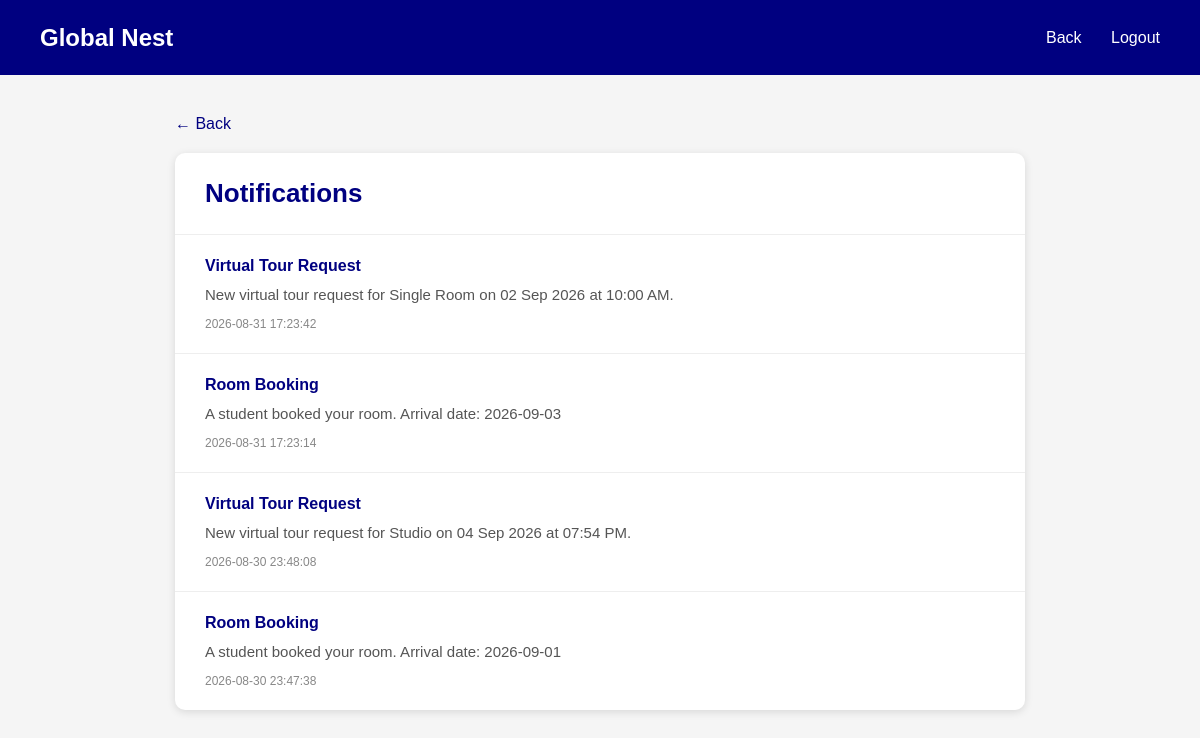
/notifications.php (signed in), run on the app's committed database.
### tables this page shows
CREATE TABLE `notifications` (
  `id` int(11) NOT NULL,
  `user_id` int(11) NOT NULL,
  `booking_id` int(11) DEFAULT NULL,
  `message` text NOT NULL,
  `type` varchar(50) DEFAULT NULL,
  `is_read` int(11) DEFAULT 0,
  `created_at` datetime DEFAULT current_timestamp()
);

### notifications.php (the view, shortened to what this page needs)
<?php
include "DBconnect.php";
if ($_SESSION["userType"] == "provider") {
    $user_id = $_SESSION["Provider_ID"];
} else {
    $user_id = $_SESSION["Std_ID"];
}
$sql = "UPDATE notifications
        SET is_read = 1
        WHERE user_id = '$user_id'";
mysqli_query($conn, $sql);
$sql = "SELECT *
        FROM notifications
        WHERE user_id = '$user_id'
        ORDER BY created_at DESC
        LIMIT 50";
$result = mysqli_query($conn, $sql);
$notifications = array();
while ($row = mysqli_fetch_assoc($result)) {
    $notifications[] = $row;
}
if ($_SESSION["userType"] == "provider") {
    $back_page = "provider_dashboard.php";
} else {
    $back_page = "dashboard.php";
}
?>
<!DOCTYPE html>
<html>
<head>
</head>
<body>
<div class="header">
    <div class="logo">
        <strong>Global Nest</strong>
    </div>
    <div class="nav">
        <a href="<?php echo $back_page; ?>">
            Back
        </a>
        <a href="logout.php">
            Logout
        </a>
    </div>
</div>
<div class="container">
    <a href="<?php echo $back_page; ?>" class="back">
        ← Back
    </a>
    <div class="card">
        <div class="title">
            <h1>
                Notifications
            </h1>
        </div>
        <?php if (count($notifications) > 0) { ?>
            <?php foreach ($notifications as $notification) { ?>
                <div class="item">
                    <div class="type">
                        <?php
                        if (!empty($notification["type"])) {
                            echo htmlspecialchars(
                                $notification["type"]
                            );
                        } else {
                            echo "Notification";
                        }
                        ?>
                    </div>
                    <div class="message">
                        <?php
                        echo htmlspecialchars(
                            $notification["message"]
                        );
                        ?>
                    </div>
                    <?php if (!empty($notification["created_at"])) { ?>
                        <div class="time">
                            <?php
                            echo htmlspecialchars(
                                $notification["created_at"]
                            );
                            ?>
                        </div>
                    <?php } ?>
                </div>
            <?php } ?>
        <?php } ?>
    </div>
</div>
</body>
</html>

### notifications.php (style rules this page uses)
* { box-sizing: border-box; }
body { margin: 0; font-family: Arial, sans-serif; background-color: #f5f5f5; color: #222; }
.header { height: 75px; background-color: #000080; color: white; display: flex; justify-content: space-between; align-items: center; padding: 0 40px; }
.logo { font-size: 24px; }
.nav a { color: white; text-decoration: none; margin-left: 25px; font-size: 16px; }
.container { width: 90%; max-width: 850px; margin: 40px auto 60px auto; }
.back { display: inline-block; color: #000080; text-decoration: none; font-size: 16px; margin-bottom: 20px; }
.card { background-color: white; border-radius: 10px; box-shadow: 0 2px 8px rgba(0, 0, 0, 0.12); }
.title { padding: 25px 30px; border-bottom: 1px solid #eee; }
.title h1 { margin: 0; color: #000080; font-size: 26px; }
.item { padding: 22px 30px; border-bottom: 1px solid #eee; }
.item:last-child { border-bottom: none; }
.type { color: #000080; font-weight: bold; font-size: 16px; margin-bottom: 8px; }
.message { color: #555; font-size: 15px; line-height: 1.6; }
.time { color: #888; font-size: 12px; margin-top: 10px; }

### data on the page
notifications: type "Virtual Tour Request", message "New virtual tour request for Single Room on 02 Sep 2026 at 10:00 AM.", created_at "2026-08-31 17:23:42"
notifications: type "Room Booking", message "A student booked your room. Arrival date: 2026-09-03", created_at "2026-08-31 17:23:14"
notifications: type "Virtual Tour Request", message "New virtual tour request for Studio on 04 Sep 2026 at 07:54 PM.", created_at "2026-08-30 23:48:08"
notifications: type "Room Booking", message "A student booked your room. Arrival date: 2026-09-01", created_at "2026-08-30 23:47:38"
